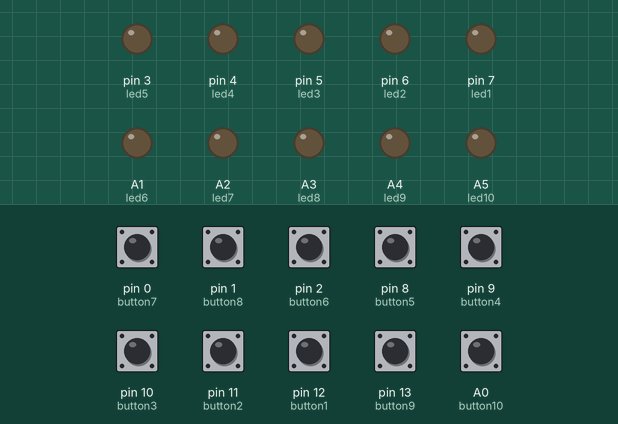
A sketch run on a simulated Arduino Leonardo, built with avr-gcc and run on an emulated ATmega32U4. Shown: output pins drawn as LEDs (lit = HIGH). Inputs (shaded band) come from the test bench; at power-on: A0 (button10), pin 0 (button7), pin 1 (button8), pin 2 (button6), pin 8 (button5), pin 9 (button4), pin 10 (button3), pin 11 (button2), pin 12 (button1), pin 13 (button9) HIGH.

Above: at 1.3 s.
1.4 s: pin 0 (button7) pulled LOW for 0.15 s
At 2.2 s:
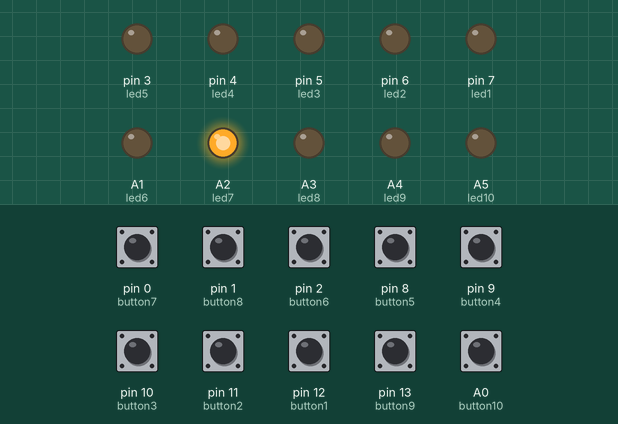
3.0 s: pin 1 (button8) pulled LOW for 0.15 s
At 3.4 s:
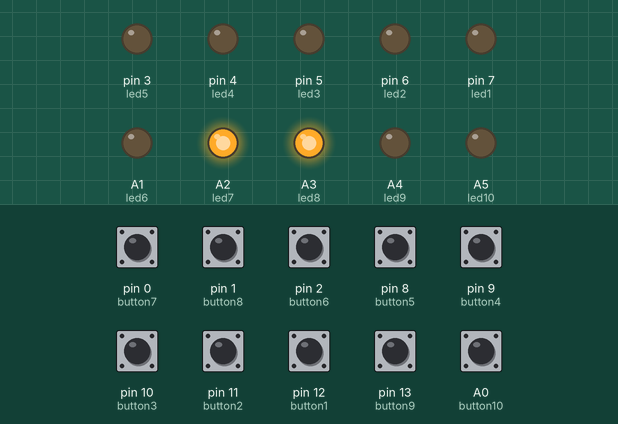
4.6 s: pin 2 (button6) pulled LOW for 0.15 s
At 5.8 s:
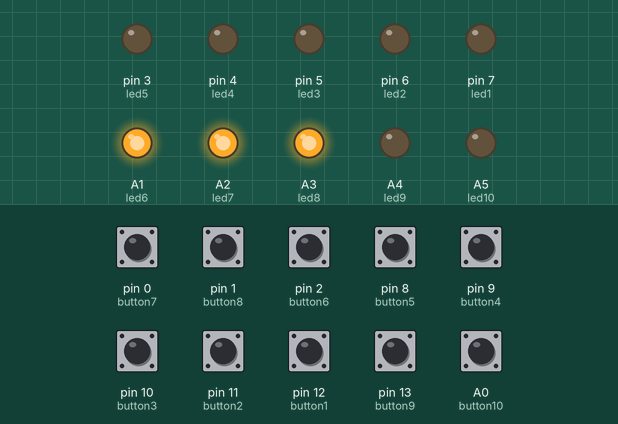
6.2 s: pin 8 (button5) pulled LOW for 0.15 s
At 7.0 s:
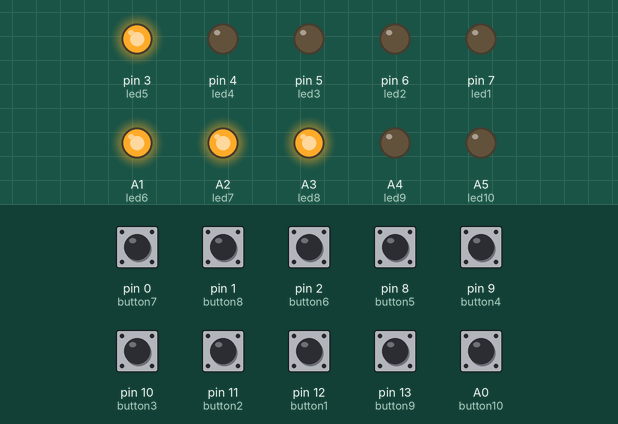
7.8 s: pin 9 (button4) pulled LOW for 0.15 s
At 8.3 s:
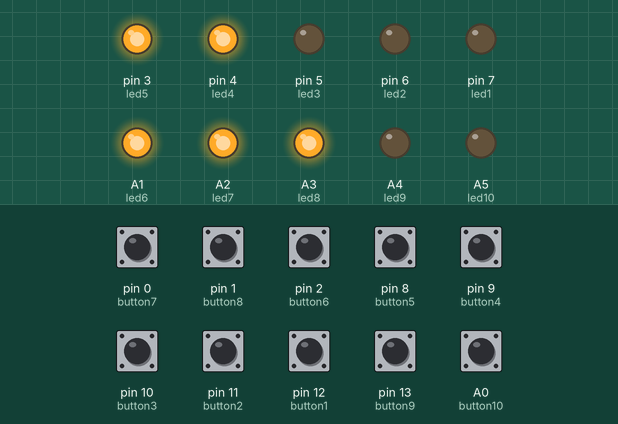
9.4 s: pin 10 (button3) pulled LOW for 0.15 s
At 10.7 s:
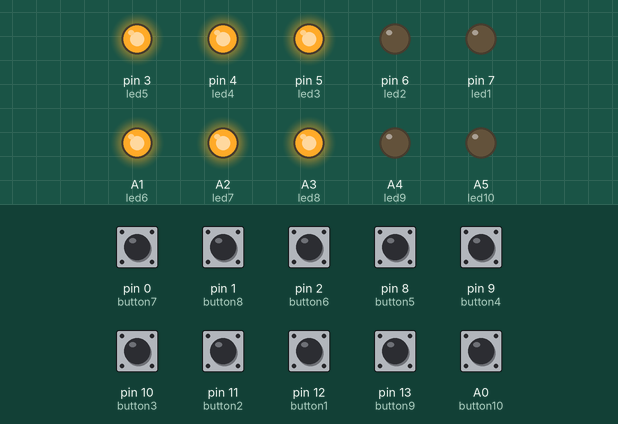
Timing chart, 0 to 12.0 s (numbered marks = the images above; inputs shaded):
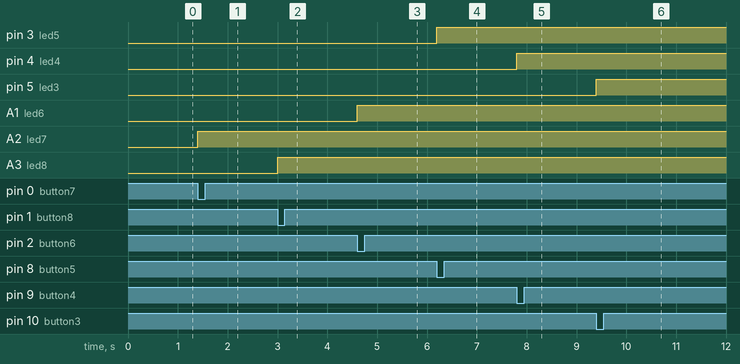

The sketch:

MIDI_footpedal.ino
```cpp
/*
   MIDIUSB_test.ino

   Created: 4/6/2015 10:47:08 AM
   Author: gurbrinder grewal
   Modified by Arduino LLC (2015)
*/

#include "MIDIUSB.h"

#define button1 12
#define button2 11
#define button3 10
#define button4 9
#define button5 8
#define button6 2
#define button7 0
#define button8 1
#define button9 13
#define button10 A0

#define button1CC 21
#define button2CC 22
#define button3CC 23
#define button4CC 24
#define button5CC 25
#define button6CC 26
#define button7CC 27
#define button8CC 28
#define button9CC 29
#define button10CC 30

#define button11CC 31
#define button12CC 32
#define button13CC 33
#define button14CC 34
#define button15CC 35
#define button16CC 36
#define button17CC 37
#define button18CC 38
#define button19CC 39
#define button20CC 40

#define led1 7
#define led2 6
#define led3 5
#define led4 4
#define led5 3
#define led6 A1
#define led7 A2
#define led8 A3
#define led9 A4
#define led10 A5

int button1State = 0;
int button2State = 0;
int button3State = 0;
int button4State = 0;
int button5State = 0;
int button6State = 0;
int button7State = 0;
int button8State = 0;
int button9State = 0;
int button10State = 0;

int lastbutton1State = 0;
int lastbutton2State = 0;
int lastbutton3State = 0;
int lastbutton4State = 0;
int lastbutton5State = 0;
int lastbutton6State = 0;
int lastbutton7State = 0;
int lastbutton8State = 0;
int lastbutton9State = 0;
int lastbutton10State = 0;

int midichannel = 1;

unsigned long midiclockperiod = 20833; //120bpm in microseconds at 24pulses/quarternote
unsigned long midiclockflag = 0;
unsigned long microsbuffer = 0;

bool midilooper = false;

void controlChange(byte channel, byte control, byte value) {
  midiEventPacket_t event = {0x0B, 0xB0 | channel, control, value};
  MidiUSB.sendMIDI(event);
}

void sendclock(byte channel, byte control, byte value) {
  midiEventPacket_t event = {0x0B, 0xF8 | channel, control, value};
  MidiUSB.sendMIDI(event);
  MidiUSB.flush();
}

// First parameter is the event type (0x0B = control change).
// Second parameter is the event type, combined with the channel.
// Third parameter is the control number number (0-119).
// Fourth parameter is the control value (0-127).


void momentarytoggle(int buttonstate, int lastbuttonstate, int led, int channel, int CCnum) {
  if (buttonstate != lastbuttonstate) {
    // if the state has changed, increment the counter
    if (buttonstate == LOW) {
      // if the current state is LOW then the button went from off to on:
      if (digitalRead(led)) {
        //turn off output
        controlChange(channel, CCnum, 0); // Set the value of controller 10 on channel 0 to 65
        digitalWrite(led, LOW);
      }
      else {
        //turn on output
        controlChange(channel, CCnum, 127); // Set the value of controller 10 on channel 0 to 65
        digitalWrite(led, HIGH);
      }
    }
    else {
    }
    delay(50);
  }
}

void changechannel(int buttonstate, int lastbuttonstate, int led, int channel, int CCnum) {
  if (buttonstate != lastbuttonstate) {
    // if the state has changed, increment the counter
    if (buttonstate == LOW) {
      // if the current state is LOW then the button went from off to on:
      if (digitalRead(led)) {
        //turn off output
        midichannel = 1; // Set the value of controller 10 on channel 0 to 65
        digitalWrite(led, LOW);
      }
      else {
        //turn on output
        midichannel = 2; // Set the value of controller 10 on channel 0 to 65
        digitalWrite(led, HIGH);
      }
    }
    else {
    }
    delay(50);
  }
}

void momentarycommand(int buttonstate, int lastbuttonstate, int led, int channel, int CCnum) {
  if (buttonstate != lastbuttonstate) {
    // if the state has changed, increment the counter
    if (buttonstate == LOW) {
      // if the current state is LOW then the button went from off to on:
      controlChange(channel, CCnum, 127); // Set the value of controller 10 on channel 0 to 65
      delay(5);
      controlChange(channel, CCnum, 0); // Set the value of controller 10 on channel 0 to 65
    }
    delay(50);
  }
}

void setup() {

  pinMode(button1, INPUT_PULLUP);
  pinMode(button2, INPUT_PULLUP);
  pinMode(button3, INPUT_PULLUP);
  pinMode(button4, INPUT_PULLUP);
  pinMode(button5, INPUT_PULLUP);
  pinMode(button6, INPUT_PULLUP);
  pinMode(button7, INPUT_PULLUP);
  pinMode(button8, INPUT_PULLUP);
  pinMode(button9, INPUT_PULLUP);
  pinMode(button10, INPUT_PULLUP);

  pinMode(led1, OUTPUT);
  pinMode(led2, OUTPUT);
  pinMode(led3, OUTPUT);
  pinMode(led4, OUTPUT);
  pinMode(led5, OUTPUT);
  pinMode(led6, OUTPUT);
  pinMode(led7, OUTPUT);
  pinMode(led8, OUTPUT);
  pinMode(led9, OUTPUT);
  pinMode(led10, OUTPUT);

  midiclockflag = micros();

  //  Serial.begin(115200);
}


void loop() {

//  microsbuffer = micros();
//  if (microsbuffer - midiclockflag >= midiclockperiod) {
//    sendclock(0, 0, 0);
//    midiclockflag = microsbuffer;
//  }

  button1State = digitalRead(button1);
  button2State = digitalRead(button2);
  button3State = digitalRead(button3);
  button4State = digitalRead(button4);
  button5State = digitalRead(button5);
  button6State = digitalRead(button6);
  button7State = digitalRead(button7);
  button8State = digitalRead(button8);
  button9State = digitalRead(button9);
  button10State = digitalRead(button10);

  if (midichannel == 1) {
    momentarytoggle (button1State, lastbutton1State, led1, midichannel, button1CC);
    momentarytoggle (button2State, lastbutton2State, led2, midichannel, button2CC);
    momentarytoggle (button3State, lastbutton3State, led3, midichannel, button3CC);
    momentarytoggle (button4State, lastbutton4State, led4, midichannel, button4CC);
    momentarytoggle (button5State, lastbutton5State, led5, midichannel, button5CC);
    momentarytoggle (button6State, lastbutton6State, led6, midichannel, button6CC);
    momentarytoggle (button7State, lastbutton7State, led7, midichannel, button7CC);
    momentarytoggle (button8State, lastbutton8State, led8, midichannel, button8CC);
    momentarytoggle (button9State, lastbutton9State, led9, midichannel, button9CC);
  }
  else if (midichannel == 2) {
    momentarycommand (button1State, lastbutton1State, led1, midichannel, button11CC);
    momentarycommand (button2State, lastbutton2State, led2, midichannel, button12CC);
    momentarycommand (button3State, lastbutton3State, led3, midichannel, button13CC);
    momentarycommand (button4State, lastbutton4State, led4, midichannel, button14CC);
    momentarycommand (button5State, lastbutton5State, led5, midichannel, button15CC);
    momentarycommand (button6State, lastbutton6State, led6, midichannel, button16CC);
    momentarycommand (button7State, lastbutton7State, led7, midichannel, button17CC);
    momentarycommand (button8State, lastbutton8State, led8, midichannel, button18CC);
    momentarycommand (button9State, lastbutton9State, led9, midichannel, button19CC);
  }

  changechannel (button10State, lastbutton10State, led10, midichannel, button10CC);

  // save the current state as the last state, for next time through the loop
  lastbutton1State = button1State;
  lastbutton2State = button2State;
  lastbutton3State = button3State;
  lastbutton4State = button4State;
  lastbutton5State = button5State;
  lastbutton6State = button6State;
  lastbutton7State = button7State;
  lastbutton8State = button8State;
  lastbutton9State = button9State;
  lastbutton10State = button10State;

  MidiUSB.flush();

}
```

Measured:
- after the input at 1.4 s, A2 (led7): LOW → HIGH at once
- after the input at 3.0 s, A3 (led8): LOW → HIGH at once
- after the input at 4.6 s, A1 (led6): LOW → HIGH at once
- after the input at 6.2 s, pin 3 (led5): LOW → HIGH at once
- after the input at 7.8 s, pin 4 (led4): LOW → HIGH at once
- after the input at 9.4 s, pin 5 (led3): LOW → HIGH at once
